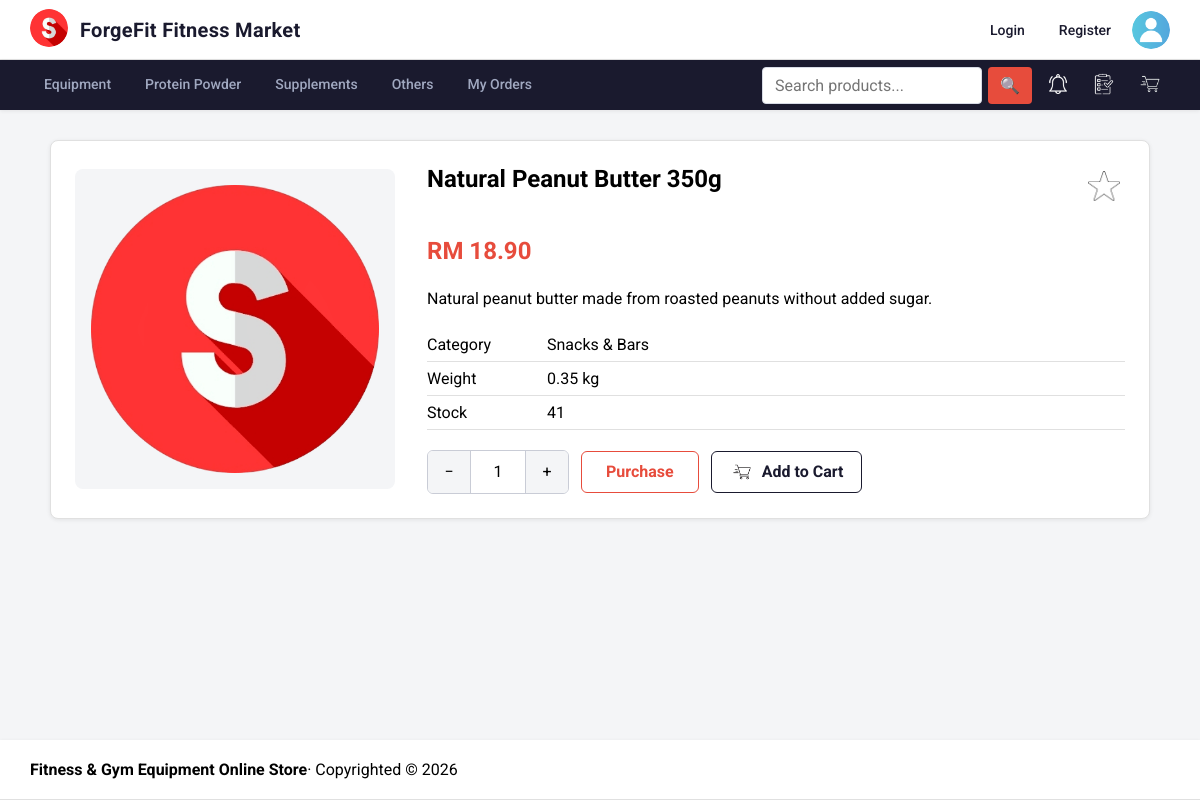
The app's page /product/product.php?id=29 with its own data.
### tables this page shows
CREATE TABLE IF NOT EXISTS `product` (
    `product_id` INT AUTO_INCREMENT PRIMARY KEY,
    `category_id` INT NOT NULL,
    `product_name` VARCHAR(150) NOT NULL,
    `price` DECIMAL(10,2) NOT NULL,
    `weight` DECIMAL(8,2) NOT NULL DEFAULT 0.00,
    `description` TEXT NULL,
    `stock` INT NOT NULL DEFAULT 0,
    `availability` BOOLEAN NOT NULL DEFAULT TRUE,
    `created_at` TIMESTAMP DEFAULT CURRENT_TIMESTAMP,
    `updated_at` TIMESTAMP DEFAULT CURRENT_TIMESTAMP ON UPDATE CURRENT_TIMESTAMP,
    FOREIGN KEY (`category_id`) REFERENCES `category`(`category_id`) ON DELETE RESTRICT
);

CREATE TABLE IF NOT EXISTS `category` (
    `category_id` INT AUTO_INCREMENT PRIMARY KEY,
    `name` VARCHAR(100) NOT NULL UNIQUE
);

### app/product/product.php (the view, shortened to what this page needs)
<?php
require '../_base.php';
$id = filter_var($_GET['id'] ?? null, FILTER_VALIDATE_INT);
$product = null;
if ($id) {
    $stmt = $_db->prepare(
        'SELECT p.product_id,
                p.category_id,
                p.product_name,
                p.price,
                p.weight,
                p.description,
                p.stock,
                p.availability,
                c.name AS category_name
         FROM product AS p
         LEFT JOIN category AS c ON c.category_id = p.category_id
         WHERE p.product_id = ?'
    );
    $stmt->execute([$id]);
    $product = $stmt->fetch();
}
$isWishlisted = false;
$hasStockReminder = false;
$productImages = [];
if ($product) {
    $imagesStmt = $_db->prepare(
        'SELECT product_imageid FROM product_image WHERE product_id = ? ORDER BY product_imageid'
    );
    $imagesStmt->execute([$product->product_id]);
    $productImages = array_column($imagesStmt->fetchAll(), 'product_imageid');
}
$mainImage = $productImages ? '/photos/' . htmlspecialchars($productImages[0]) : '/images/sport.png';
$isBlocked = !$product || !$product->availability;
include '../_head.php';
?>
<?php if ($product && !$isBlocked): ?>
    <article class="product-detail">
        <div class="product-detail-gallery">
            <div class="product-detail-main">
                <img id="product-main-image" src="<?= $mainImage ?>" alt="<?= htmlspecialchars($product->product_name) ?>">
            </div>
        </div>
        <section class="product-detail-content">
            <div class="product-detail-title">
                <h2><?= htmlspecialchars($product->product_name) ?></h2>
                <button
                    class="favourite-button"
                    type="button"
                    data-favourite-star
                    data-login-required
                    data-product-id="<?= htmlspecialchars($product->product_id) ?>"
                    aria-pressed="<?= $isWishlisted ? 'true' : 'false' ?>"
                    aria-label="<?= $isWishlisted ? 'Remove' : 'Add' ?> <?= htmlspecialchars($product->product_name) ?> <?= $isWishlisted ? 'from' : 'to' ?> wishlist"
                >
                    <img src="/images/<?= $isWishlisted ? 'yellowstar.png' : 'emptystar.png' ?>" alt="">
                </button>
            </div>
            <p class="product-detail-price">RM <?= htmlspecialchars($product->price) ?></p>
            <p><?= htmlspecialchars($product->description) ?></p>
            <dl class="product-details-list">
                <div>
                    <dt>Category</dt>
                    <dd><?= htmlspecialchars($product->category_name ?? 'Unknown') ?></dd>
                </div>
                <div>
                    <dt>Weight</dt>
                    <dd><?= htmlspecialchars($product->weight) ?> kg</dd>
                </div>
                <div>
                    <dt>Stock</dt>
                    <dd><?= htmlspecialchars($product->stock) ?></dd>
                </div>
            </dl>
            <?php if ($product->stock < 1): ?>
                <button
                    type="button"
                    id="stock-reminder-button"
                    class="remind-me-button<?= $hasStockReminder ? ' remind-me-button--requested' : '' ?>"
                    data-login-required
                    data-product-id="<?= htmlspecialchars($product->product_id) ?>"
                    aria-pressed="<?= $hasStockReminder ? 'true' : 'false' ?>"
                >
                    <?= $hasStockReminder ? 'Cancel Reminder' : 'Notify Me' ?>
                </button>
            <?php else: ?>
                <form
                    class="purchase-controls"
                    method="post"
                    action="/cart/cart-add.php"
                    data-quantity-control
                    data-stock="<?= htmlspecialchars($product->stock) ?>"
                >
                    <div class="quantity-box" aria-label="Product quantity">
                        <button type="button" data-quantity-minus aria-label="Decrease quantity">−</button>
                        <input
                            type="number"
                            name="quantity"
                            value="1"
                            min="1"
                            max="<?= htmlspecialchars($product->stock) ?>"
                            aria-label="Quantity"
                            readonly
                        >
                        <button type="button" data-quantity-plus aria-label="Increase quantity">+</button>
                    </div>
                    <button class="purchase-button" type="submit" formaction="/cart/checkout.php" formmethod="get" data-login-required>
                        Purchase
                    </button>
                    <button class="add-cart-button" type="submit" data-login-required>
                        <img src="/images/cart.png" alt="">
                        <span>Add to Cart</span>
                    </button>
                </form>
            <?php endif; ?>
        </section>
    </article>
<?php endif; ?>
<?php include '../_foot.php'; ?>

### app/css/app.css (style rules this page uses)
body, input, button, textarea, select { font: 16px 'Roboto', sans-serif; }
body { margin: 0; min-height: 100vh; display: grid; grid-template-rows: auto auto 1fr auto; grid-template-columns: 1fr; background: #f4f5f7; }
.product-detail { padding: 24px; display: grid; grid-template-columns: minmax(220px, 320px) 1fr; gap: 32px; background: #ffffff; border: 1px solid #e0e0e0; border-radius: 8px; box-shadow: 0 1px 4px rgba(0, 0, 0, 0.08); }
.product-detail-gallery { align-self: center; }
.product-detail-main { padding: 16px; box-sizing: border-box; background: #f4f5f7; border-radius: 8px; }
.product-detail-main > img { display: block; width: 100%; height: 288px; object-fit: contain; }
.product-detail-title { display: flex; align-items: flex-start; justify-content: space-between; gap: 16px; }
.product-detail-content h2 { margin-top: 0; }
.favourite-button { width: 42px; height: 42px; padding: 5px; flex: 0 0 auto; border: 0; background: transparent; cursor: pointer; }
.favourite-button img { width: 100%; height: 100%; object-fit: contain; }
.product-detail-price { color: #e74c3c; font-size: 24px; font-weight: 700; }
.product-details-list { margin: 20px 0; }
.product-details-list div { padding: 7px 0; display: grid; grid-template-columns: 120px 1fr; border-bottom: 1px solid #e0e0e0; }
.product-details-list dt { font-weight: 400; }
.product-details-list dd { margin: 0; }
.purchase-controls, .quantity-box { display: flex; align-items: center; }
.purchase-controls { gap: 12px; }
.quantity-box { border: 1px solid #c9ccd6; border-radius: 6px; overflow: hidden; }
.quantity-box button, .quantity-box input, .purchase-button { height: 42px; border: 0; font: inherit; }
.quantity-box button { width: 42px; background: #f4f5f7; cursor: pointer; }
.quantity-box input { width: 54px; padding: 0; text-align: center; appearance: textfield; border-right: 1px solid #c9ccd6; border-left: 1px solid #c9ccd6; }
.purchase-button { padding: 0 24px; border: 1px solid #e74c3c; border-radius: 6px; color: #e74c3c; background: transparent; font-weight: 700; cursor: pointer; transition: background 0.2s ease, color 0.2s ease; }
.add-cart-button { height: 42px; display: inline-flex; align-items: center; gap: 8px; padding: 0 18px; border: 1px solid #1a1a2e; border-radius: 6px; color: #1a1a2e; background: transparent; font: inherit; font-weight: 700; cursor: pointer; transition: background 0.2s ease, color 0.2s ease; }
.add-cart-button img { width: 24px; height: 24px; object-fit: contain; filter: invert(1); transition: filter 0.2s ease; }

### records on screen
product: product_name "Natural Peanut Butter 350g", price "18.90", description "Natural peanut butter made from roasted peanuts without added sugar.", category.name "Snacks & Bars", weight "0.35", stock "41"
